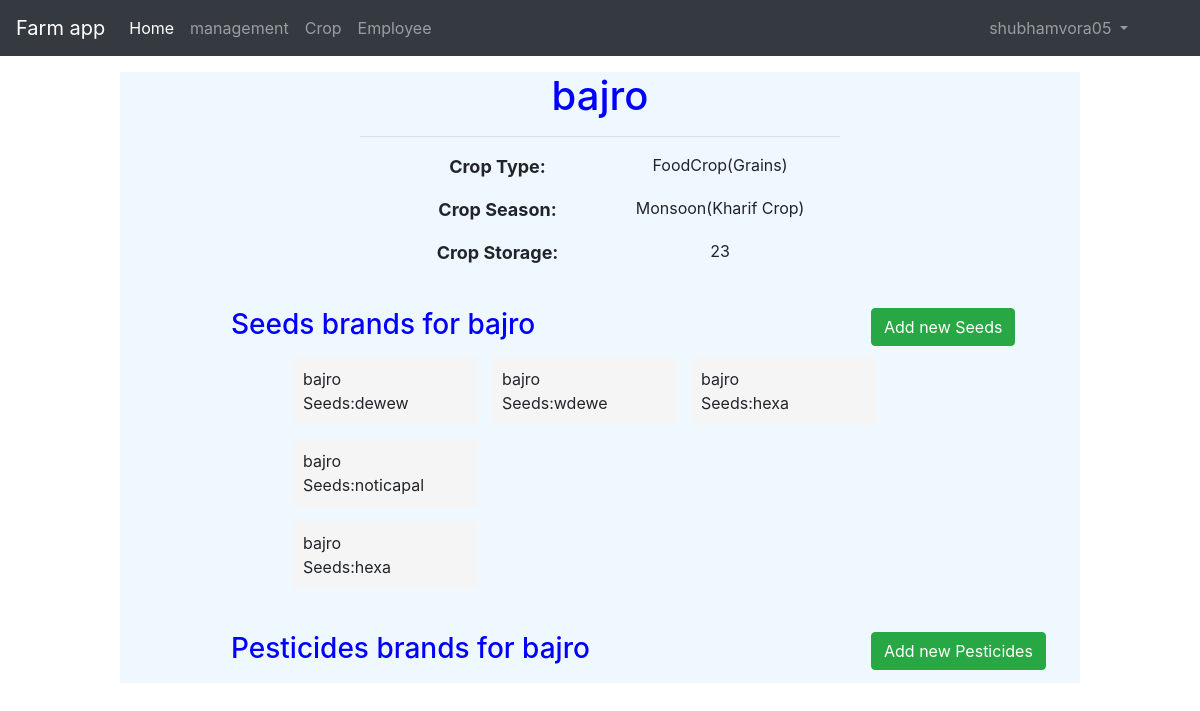
Page /management/crop/6 (signed in) on the committed database.
### management/models.py (models this page shows, shortened)
class crop(models.Model):
    monsoon = "Monsoon(Kharif Crop)"
    winter = "Winter(Rabi Crop)"
    summer ="Summer(Zaid Crop)"
    SEASON_CHOICES = (
        (monsoon, "Monsoon(Kharif Crop)"),
        (winter, "Winter(Rabi Crop)"),
        (summer, "Summer(Zaid Crop)"),
    )
    food = "FoodCrop(Grains)"
    fruits = "Fruits"
    veg = "Vegetables"
    NonFood = "Non FoodCrop"
    TYPE_CHOICES = (
        (food, "FoodCrop(Grains)"),
        (fruits, "Fruits"),
        (veg, "Vegetables"),
        (NonFood, "Non FoodCrop"),
    )
    crop_id=models.AutoField(primary_key=True)
    cropName=models.CharField(max_length=30, blank=False, null=False)
    cropType = models.CharField(max_length=40, choices=TYPE_CHOICES, default=food)
    totalStorage=models.IntegerField(default=0)
    cropSeason = models.CharField(max_length=40, choices=SEASON_CHOICES, default=monsoon)

class seedsModel(models.Model):
    seeds_id = models.AutoField(primary_key=True)
    crop_name = models.CharField(max_length=30, blank=False, null=False)
    seeds_name = models.CharField(max_length=30, blank=False, null=False)

### management/views.py (the view)
# urls.py: path("crop/<int:id>", views.cropAllDetails, name='corpdetails'),
def cropAllDetails(request,id):
    crop_id = crop.objects.filter(crop_id=id)
    seedsRecord = seedsModel.objects.filter(crop_name=crop_id[0].cropName)
    pesticidesRecord = pesticidesModel.objects.filter(crop_name=crop_id[0].cropName)
    if request.method == 'POST':
        form = SeedsForm(request.POST, request.FILES)
        if form.is_valid():
            seedsCrop = form.save(commit=False)
            seedsCrop.crop_name = crop_id[0].cropName
            form.save()
            messages.info(request, 'You have added new record successfully.')
            return redirect('/management/crop/'+str(id))
    else:
        form = SeedsForm()
    if request.method == 'POST':
        form1 = PesticidesFrom(request.POST, request.FILES)
        if form1.is_valid():
            seedsCrop = form1.save(commit=False)
            seedsCrop.crop_name = crop_id[0].cropName
            form1.save()
            messages.info(request, 'You have added new record successfully.')
            return redirect('/management/crop/' + str(id))
    else:
        form1 = PesticidesFrom()
        dict = {'form1':form1,'form':form,'cropId':crop_id[0],'seedsRecord':seedsRecord,'pesticidesRecord':pesticidesRecord}
    return render(request,'management/cropAllDetails.html',dict)

### management/templates/management/cropAllDetails.html (shortened to what this page needs)
{% extends "management/base.html" %}
{% block body%}
<div class="bdy">
<div class="mt-3" style="max-width:50%;text-align:center;margin:0 auto;">
<center><h1 style="color:blue;">{{cropId.cropName}}</h1></center>
<hr>
          <div class="row" style="margin:10px auto;">
            <div class="col-lg-6" style="padding-left:50px;" ><p style="font-size:18px"><b>Crop Type: </b></p></div>
              <div class="col-lg-6">{{cropId.cropType}}</div>
               <div class="col-lg-6" style="padding-left:50px;" ><p style="font-size:18px"><b>Crop Season:</b></p></div>
              <div class="col-lg-6">{{cropId.cropSeason}}</div>
               <div class="col-lg-6" style="padding-left:50px;" ><p style="font-size:18px"><b>Crop Storage:</b></p></div>
              <div class="col-lg-6">{{cropId.totalStorage}}</div>
            </div>
    </div>
<div class="container mt-3">
  <div class="row">
    <div class="col-lg-10 col-md-12">
      <h3 class="h3Crop" >Seeds brands for {{cropId.cropName}}</h3>
    </div>
    <div class="col-2">
<button type="button" class="btn btn-success mr-2 " data-toggle="modal" data-target="#RecordModal">
Add new Seeds
</button>
    </div>
  </div>
    <div class="rowCrop">
        {% for x in seedsRecord %}
      <div class="colCrop">
            {{x.crop_name}}<br>
            Seeds:{{x.seeds_name}}
      </div>
        {% if forloop.counter|divisibleby:4%}
        </div>
        <div class="rowCrop">
        {% endif %}
        {% endfor %}
  </div>
</div>
<div class="container mt-3">
  <div class="row">
    <div class="col-lg-10 col-md-12">
      <h3 class="h3Crop" >Pesticides brands for {{cropId.cropName}}</h3>
    </div>
    <div class="col-2">
<button type="button" class="btn btn-success mr-2 " data-toggle="modal" data-target="#RecordModal1">
Add new Pesticides
</button>
    </div>
  </div>
</div>
</div>
{% endblock %}

### management/templates/management/base.html (shortened to what this page needs)
<!DOCTYPE html>
<html>
    <head>
        <link rel="stylesheet" href="https://maxcdn.bootstrapcdn.com/bootstrap/4.0.0/css/bootstrap.min.css">
        <link rel="stylesheet" href="">
    </head>
    <body>
       <nav class="navbar navbar-expand-lg navbar-dark bg-dark">
  <a class="navbar-brand" href="#">Farm app</a>
  <div class="collapse navbar-collapse" id="navbarNav">
    <ul class="navbar-nav">
      <li class="nav-item active">
        <a class="nav-link" href="/">Home<span class="sr-only">(current)</span></a>
      </li>
      <li class="nav-item">
        <a class="nav-link" href="/management/manage">management</a>
      </li>
      <li class="nav-item">
        <a class="nav-link" href="/management/crop">Crop</a>
      </li>
      <li class="nav-item">
        <a class="nav-link" href="/management/employee/">Employee</a>
      </li>
    </ul>
{% if user.is_authenticated %}
<ul class="navbar-nav ml-auto mr-5">
     <li class="nav-item dropdown">
        <a class="nav-link dropdown-toggle" href="#" id="navbarDropdown" role="button" data-toggle="dropdown" aria-haspopup="true" aria-expanded="false">
         {{request.user}}
        </a>
      </li>
      </ul>
      </div>
{% endif %}
</nav>
{% block body %}{% endblock %}
    </body>
</html>

### rows in the picture
crop: cropName "bajro", cropType "FoodCrop(Grains)", cropSeason "Monsoon(Kharif Crop)", totalStorage "23"
seedsModel: crop_name "bajro", seeds_name "dewew"
seedsModel: crop_name "bajro", seeds_name "wdewe"
seedsModel: crop_name "bajro", seeds_name "hexa"
seedsModel: crop_name "bajro", seeds_name "noticapal"
seedsModel: crop_name "bajro", seeds_name "hexa"

### other values in the picture
{{ request.user }} "shubhamvora05"
